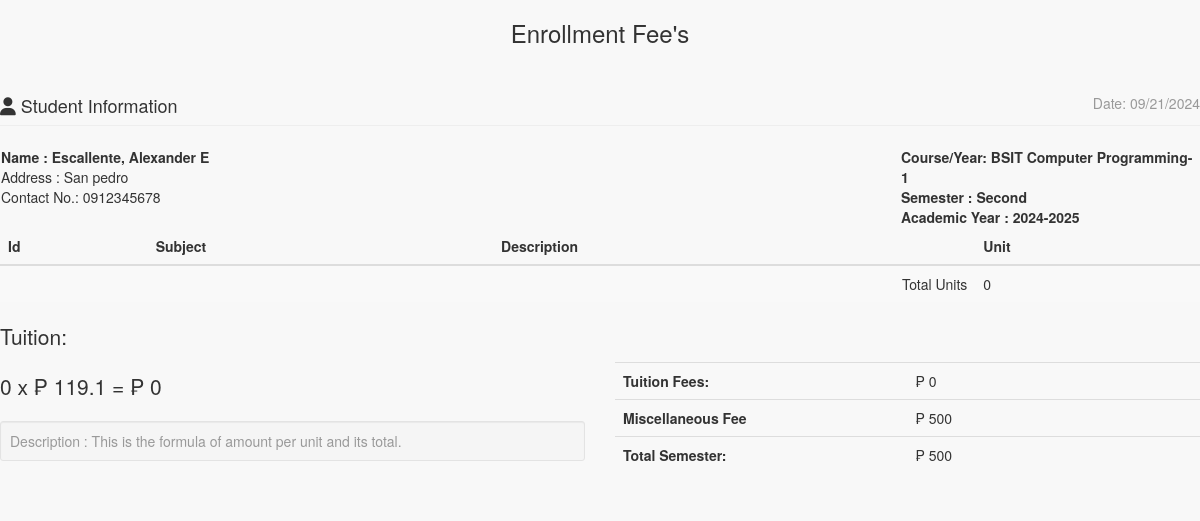
Page /admin/enrollees/statementaccnt.php?IDNO=1000000202 on the committed database.
### tables this page shows
CREATE TABLE `tblstudent` (
  `S_ID` int(11) NOT NULL AUTO_INCREMENT,
  `IDNO` int(20) NOT NULL,
  `FNAME` varchar(40) NOT NULL,
  `LNAME` varchar(40) NOT NULL,
  `MNAME` varchar(40) NOT NULL,
  `SEX` varchar(10) NOT NULL DEFAULT 'Male',
  `BDAY` date NOT NULL,
  `BPLACE` text NOT NULL,
  `STATUS` varchar(30) NOT NULL,
  `AGE` int(30) NOT NULL,
  `NATIONALITY` varchar(40) NOT NULL,
  `RELIGION` varchar(255) NOT NULL,
  `CONTACT_NO` varchar(40) NOT NULL,
  `HOME_ADD` text NOT NULL,
  `ACC_USERNAME` varchar(255) NOT NULL,
  `ACC_PASSWORD` text NOT NULL,
  `student_status` text NOT NULL,
  `YEARLEVEL` int(11) NOT NULL,
  `STUDSECTION` int(11) NOT NULL,
  `COURSE_ID` int(11) NOT NULL,
  `STUDPHOTO` varchar(255) NOT NULL,
  `SEMESTER` varchar(30) NOT NULL,
  `SYEAR` varchar(30) NOT NULL,
  `NewEnrollees` tinyint(1) NOT NULL,
  PRIMARY KEY (`S_ID`),
  UNIQUE KEY `IDNO` (`IDNO`)
);

CREATE TABLE `course` (
  `COURSE_ID` int(11) NOT NULL AUTO_INCREMENT,
  `COURSE_NAME` varchar(30) NOT NULL,
  `COURSE_LEVEL` varchar(50) NOT NULL DEFAULT '1',
  `COURSE_MAJOR` varchar(30) NOT NULL DEFAULT 'None',
  `COURSE_DESC` varchar(255) NOT NULL,
  `DEPT_ID` int(11) NOT NULL,
  `SETSEMESTER` varchar(90) NOT NULL,
  PRIMARY KEY (`COURSE_ID`),
  KEY `DEPT_ID` (`DEPT_ID`)
);

### include/database.php (called while the page is built, shortened)
<?php
class Database {
	var $sql_string = '';
	public $conn;
	public function open_connection() {
    $this->conn = mysqli_connect(server, user, pass);
    if (!$this->conn) {
        echo "Problem in database connection! Contact administrator!";
        exit();
    } else {
        $database_name = "db_greenvalley";
        $db_select = mysqli_select_db($this->conn, $database_name);
    }
}
	function setQuery($sql='') {
		$this->sql_string=$sql;
	}
	function executeQuery() {
		$result = mysqli_query($this->conn,$this->sql_string);
		return $result;
	}
	private function confirm_query($result) {
		return $result;
	}
	function loadSingleResult() {
		$cur = $this->executeQuery();
		while ($row = mysqli_fetch_object($cur)) {
		return $data = $row;
		}
	}
}
$mydb = new Database();
?>

### include/students.php (called while the page is built, shortened)
<?php
require_once(LIB_PATH.DS.'database.php');
class Student {
	protected static  $tblname = "tblstudent";
	function single_student($id=""){
			global $mydb;
			$mydb->setQuery("SELECT * FROM ".self::$tblname."
				Where IDNO= '{$id}' LIMIT 1");
			$cur = $mydb->loadSingleResult();
			return $cur;
	}
}
?>

### include/courses.php (called while the page is built, shortened)
<?php
require_once(LIB_PATH.DS.'database.php');
class Course {
	protected static  $tblname = "course";
	function single_course($id=""){
			global $mydb;
			$mydb->setQuery("SELECT * FROM ".self::$tblname."
				Where COURSE_ID= '{$id}' LIMIT 1");
			$cur = $mydb->loadSingleResult();
			return $cur;
	}
}
?>

### admin/enrollees/statementaccnt.php (the view, shortened to what this page needs)
<?php
require_once("../../include/initialize.php");
?>
<!DOCTYPE html>
<html>
<head>
  <link href="<?php echo web_root; ?>admin/css/bootstrap.min.css" rel="stylesheet">
    <link href="<?php echo web_root; ?>admin/css/metisMenu.min.css" rel="stylesheet">
    <link href="<?php echo web_root; ?>admin/css/timeline.css" rel="stylesheet">
    <link href="<?php echo web_root; ?>admin/css/sb-admin-2.css" rel="stylesheet">
   <link href="<?php echo web_root; ?>admin/css/morris.css" rel="stylesheet">
    <link href="<?php echo web_root; ?>admin/font/css/font-awesome.min.css" rel="stylesheet" type="text/css">
  <link href="<?php echo web_root; ?>admin/font/font-awesome.min.css" rel="stylesheet" type="text/css">
    <link href="<?php echo web_root; ?>admin/css/dataTables.bootstrap.css" rel="stylesheet">
<link href="<?php echo web_root; ?>css/bootstrap-datetimepicker.min.css" rel="stylesheet" media="screen">
 <link href="<?php echo web_root; ?>css/datepicker.css" rel="stylesheet" media="screen">
 <link href="<?php echo web_root; ?>admin/css/costum.css" rel="stylesheet">
</head>
<body onload="window.print();">
<div class="wrapper">
    <section class="invoice">
      <div class="row">
        <h3 align="center">Enrollment Fee's</h3>
      </div>
      <div class="row">
        <div class="col-xs-12">
          <h4 class="page-header">
            <i class="fa fa-user"></i> Student Information
            <small class="pull-right">Date: <?php echo date('m/d/Y'); ?></small>
          </h4>
        </div>
      </div>
      <?php
      $student = New Student();
      $stud = $student->single_student($_GET['IDNO']);
      ?>
      <table>
        <tr>
          <td width="75%" colspan="2" >
            <address>
            <b>Name : <?php echo $stud->LNAME. ', ' .$stud->FNAME .' ' .$stud->MNAME;?></b><br>
            Address : <?php echo $stud->HOME_ADD;?><br>
            Contact No.: <?php echo $stud->CONTACT_NO;?><br>
          </address>
          </td>
          <td >
             <b>Course/Year:  <?php
            $course = New Course();
            $singlecourse = $course->single_course($stud->COURSE_ID);
            echo $_SESSION['COURSE_YEAR'] = $singlecourse->COURSE_NAME.'-'.$singlecourse->COURSE_LEVEL;
            ?></b><br>
          <b>Semester : <?php echo $_SESSION['SEMESTER']; ?></b> <br/>
          <b>Academic Year : <?php echo $_SESSION['SY']; ?></b>
          </td>
        </tr>
      </table>
<?php
  if (isset($_SESSION['admingvCart'])){
?>
<div class="row">
  <div class="col-xs-12 table-responsive">
    <table class="table table-striped">
      <thead>
      <tr>
        <th>Id</th>
        <th>Subject</th>
        <th>Description</th>
        <th>Unit</th>
      </tr>
      </thead>
      <tbody>
      <?php
        $totunit = 0;
             $count_cart = count($_SESSION['admingvCart']);
                for ($i=0; $i < $count_cart  ; $i++) {
                    $query = "SELECT * FROM `subject` s, `course` c WHERE s.COURSE_ID=c.COURSE_ID AND SUBJ_ID=" . $_SESSION['admingvCart'][$i]['subjectid'];
                     $mydb->setQuery($query);
                     $cur = $mydb->loadResultList();
                      foreach ($cur as $result) {
                         echo '<tr>';
                          echo '<td>' . $result->SUBJ_ID.'</a></td>';
                          echo '<td>'. $result->SUBJ_CODE.'</td>';
                          echo '<td>'. $result->SUBJ_DESCRIPTION.'</td>';
                          echo '<td>' . $result->UNIT.'</a></td>';
                          echo '</tr>';
                          $totunit +=  $result->UNIT;
                      }
                }
          ?>
      </tbody>
     </table>
<?php
}else{
?>
    <table class="table table-striped">
      <thead>
      <tr>
        <th>Id</th>
        <th>Subject</th>
        <th>Description</th>
        <th>Unit</th>
      </tr>
      </thead>
      <tbody>
      <?php
       $totunit = 0;
      ?>
      <tr>
      <td colspan="3" align="right" >Total Units</td>
      <td><?php echo $totunit;?></td>
      </tr>
      </tbody>
    </table>
<?php
}
?>
   <div class="row">
        <div class="col-xs-6">
          <p class="lead">Tuition:</p>
        <p class="lead">
          <?php
           $perunit = 119.1;
           $entrancefee = 500;
           $subtot = $totunit * $perunit;
           $totsem = $entrancefee + $subtot;
           echo $totunit .' x  &#8369 ' . $perunit . ' =  &#8369 ' . $subtot ;
           ?>
          </p>
          <p class="text-muted well well-sm no-shadow" style="margin-top: 10px;">
           Description : This is the formula of amount per unit and its total.
          </p>
        </div>
        <div class="col-xs-6">
         <br/>
         <br/>
            <table class="table">
              <tr>
                <th style="width:50%">Tuition Fees:</th>
                <td>  &#8369 <?php echo  $subtot; ?></td>
              </tr>
              <tr>
                <th>Miscellaneous Fee</th>
                <td>  &#8369 <?php echo  $entrancefee  ; ?></td>
              </tr>
              <tr>
                <th>Total Semester:</th>
                <td>  &#8369 <?php echo  $totsem; ?>
                </td>
              </tr>
            </table>
          </div>
      </div>
    </section>
    </div>
 </body>
 </html>

### admin/css/sb-admin-2.css (style rules this page uses)
body { background-color: #f8f8f8; }

### rows in the picture
tblstudent: LNAME "Escallente", FNAME "Alexander", MNAME "E", HOME_ADD "San pedro", CONTACT_NO "0912345678"
course: COURSE_NAME+COURSE_LEVEL "BSIT Computer Programming-1"

### other values in the picture
$_SESSION['SEMESTER'] "Second"
$_SESSION['SY'] "2024-2025"
$totunit "0"
$perunit "119.1"
$subtot "0"
$entrancefee "500"
$totsem "500"
